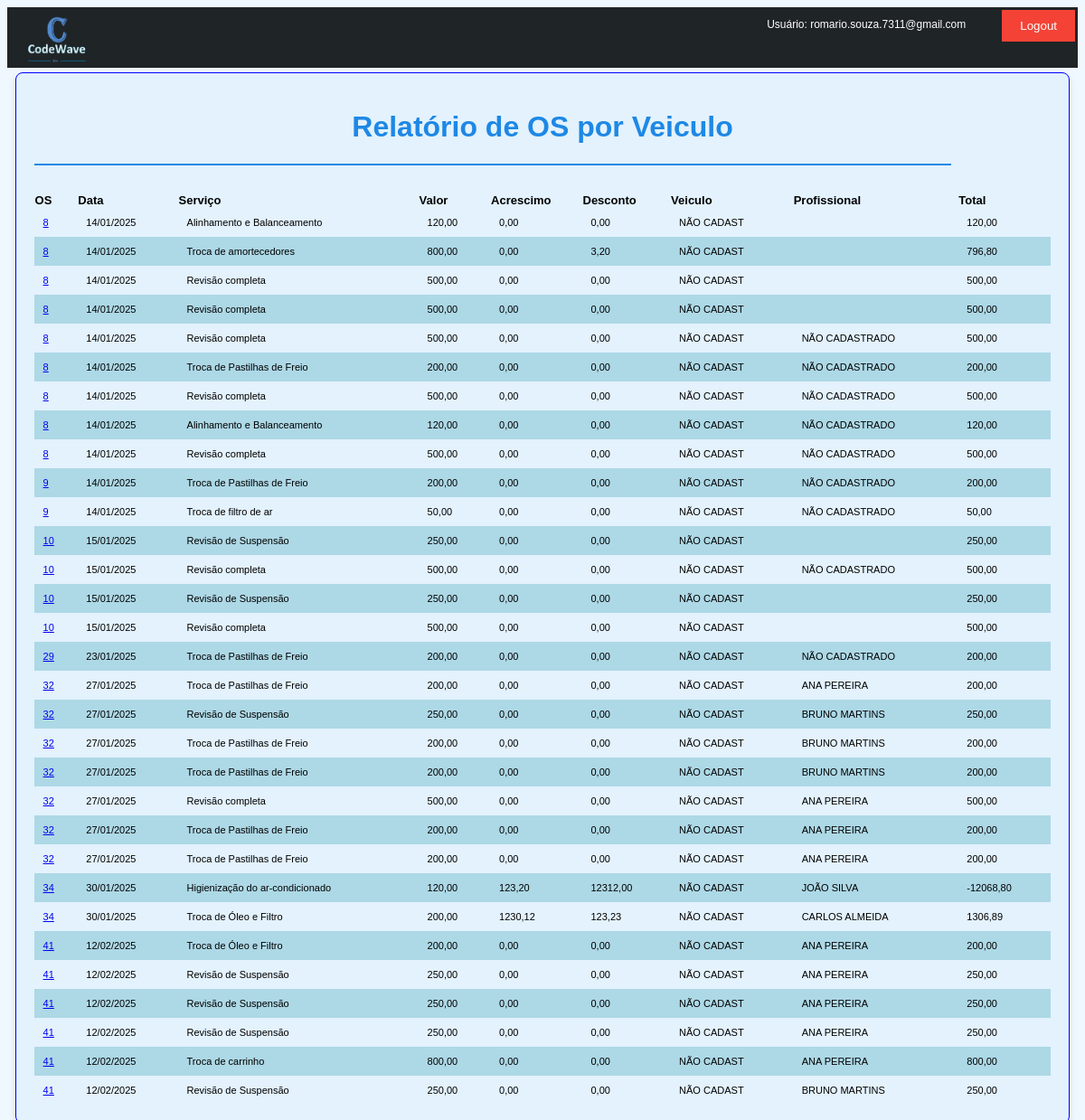
The app's page /servicos_por_veiculo/NÃO CADAST (signed in) with its own data.
### loja/models.py (models this page shows, shortened)
class OS(models.Model):
    os = models.DecimalField(max_digits=100, decimal_places=0, default=0)
    data_cadastro = models.DateTimeField(default=datetime.now)
    servico = models.ForeignKey(TipoServicos, null=True, blank=True, on_delete=models.SET_NULL)
    valor_no_momento = models.DecimalField(max_digits=10, decimal_places=2, default=0)
    acrescimo = models.DecimalField(max_digits=10, decimal_places=2, default=0)
    desconto = models.DecimalField(max_digits=10, decimal_places=2, default=0)
    veiculo = models.ForeignKey(Veiculos, null=True, blank=True, on_delete=models.SET_NULL)
    profissional = models.ForeignKey(Profissional, null=True, blank=True, on_delete=models.SET_NULL)
    total = models.DecimalField(max_digits=10, decimal_places=2, default=0)
    status = models.BooleanField(default=False)
    obs = models.CharField(null=True, blank=True, max_length=20)

class TipoServicos(models.Model):
    nome = models.CharField(max_length=200)
    valor = models.DecimalField(max_digits=10, decimal_places=2, default=0)

class Veiculos(models.Model):
    cliente = models.ForeignKey(Cliente, null=True, blank=True, on_delete=models.SET_NULL)
    marca = models.ForeignKey(Marca, null=True, blank=True, on_delete=models.SET_NULL)
    ano = models.CharField(max_length=20)
    motor = models.ForeignKey(Motor, null=True, blank=True, on_delete=models.SET_NULL)
    combustivel = models.CharField(max_length=20, null=False, blank=False)
    transmissao = models.CharField(max_length=20, null=False, blank=False)
    placa = models.CharField(max_length=10, null=False, blank=False)
    data_cadastro = models.DateField(default=date.today)

class Profissional(models.Model):
    nome = models.CharField(max_length=30)
    cpf = models.CharField(max_length=14, unique=True)
    cargo = models.ForeignKey(Cargo, null=True, blank=True, on_delete=models.SET_NULL)
    salario = models.DecimalField(default=0, max_digits=10,  decimal_places=2)
    telefone = models.CharField(max_length=16)
    whatsapp = models.CharField(max_length=16)
    email = models.EmailField(null=True, blank=True)
    obs = models.CharField(max_length=300, null=True, blank=True)
    data_cadastro = models.DateField(default=date.today)
    ativo = models.BooleanField(default=True)
    vt_diario = models.DecimalField(default=0, max_digits=10, decimal_places=2)

### loja/views.py (the view)
# urls.py: path('servicos_por_veiculo/<str:placa>', servicos_por_veiculo, name='servicos_por_veiculo'),
@login_required(login_url='/')
def servicos_por_veiculo(request, placa):
    nome_usuario = request.user.username
    veiculo = Veiculos.objects.get(placa=placa)
    os = OS.objects.filter(veiculo=veiculo)
    return render(request, 'servicos_por_veiculo.html', {'os': os, 'nome_usuario':nome_usuario})

### loja/templates/servicos_por_veiculo.html
{% extends 'base.html' %} {% load static %} {% block body %}
<div class="form_fornecedor form_fornecedor_relatorio">
  <h1>Relatório de OS por Veiculo</h1>
  <hr style="width: 90%; background-color: black; margin: 0 0 30px 0;">
  <table>
    <thead>
        <tr>
            <th class="cabec_rel_prod">OS</th>
            <th class="cabec_rel_prod">Data</th>
            <th class="cabec_rel_prod">Serviço</th>
            <th class="cabec_rel_prod">Valor</th>
            <th class="cabec_rel_prod">Acrescimo</th>
            <th class="cabec_rel_prod">Desconto</th>
            <th class="cabec_rel_prod">Veiculo</th>
            <th class="cabec_rel_prod">Profissional</th>
            <th class="cabec_rel_prod">Total</th>
        </tr>
    </thead>
    <tbody>
        {% if os %}
            {% for item in os %}
            <tr>
                {% load static %}
                <td class="font_rel_est">
                    <a href="{% static 'imagens/os/os_'%}{{item.os}}.pdf" target="_blank">
                        {{item.os}}
                    </a>
                </td>
                <td class="font_rel_est">{{ item.data_cadastro|date:"d/m/Y" }}</td>
                <td class="font_rel_est">{{ item.servico.nome }}</td>
                <td class="font_rel_est">{{ item.valor_no_momento }}</td>
                <td class="font_rel_est">{{ item.acrescimo }}</td>
                <td class="font_rel_est">{{ item.desconto }}</td>
                <td class="font_rel_est">{{ item.veiculo.placa }}</td>
                <td class="font_rel_est">{{ item.profissional.nome }}</td>
                <td class="font_rel_est">{{ item.total }}</td>
            </tr>
            {% endfor %}
        {% else %}
            <tr>
                <td colspan="8" class="font_rel_est" style="text-align: center; font-weight: bold;">
                    Cliente sem nenhum serviço cadastrado
                </td>
            </tr>
        {% endif %}
    </tbody>
  </table>
</div>
{% endblock %}

### loja/templates/base.html (shortened to what this page needs)
{% load static %}
<!DOCTYPE html>
<html lang="pt-br">
  <head>
    <link rel="stylesheet" type="text/css" href="{% static 'css/main.css' %}" />
  </head>
  <body>
    <div class="espaco_logo">
      <a class="imagem_logo" href="{% url 'menu' %}">
        <img src="{% static 'imagens/logo.jpeg' %}" alt="Logo" width="70px" />
      </a>
      <p class="nome_do_usuario">Usuário: {{ nome_usuario }}</p>
      <form method="POST" action="{% url 'logout' %}">
        <button class="btn-logout" type="submit">Logout</button>
      </form>
    </div>
    {% block body %} {% endblock %}
  </body>
</html>

### static/css/main.css (style rules this page uses)
.cabec_rel_prod { font-family: Arial, sans-serif; font-size: 13px; }
.font_rel_est { font-weight: normal; font-family: Arial, sans-serif; font-size: 11px; }
tbody td { font-weight: normal; font-family: Arial, sans-serif; font-size: 14px; }
table { width: 100%; border-collapse: collapse; }
th, td { text-align: left; }
tr:nth-child(even) { background-color: #add8e6; }
body { font-family: Arial, sans-serif; background-color: #f0f8ff; }
.form_fornecedor { width: 50%; margin: auto; border: 1px solid blue; background-color: #e3f2fd; border-radius: 8px; padding: 20px; box-shadow: 0px 4px 8px rgba(0, 0, 0, 0.1); }
h1 { text-align: center; color: #1e88e5; }
hr { border: 1px solid #1e88e5; }
td { padding: 10px; }
.espaco_logo { display: flex; background-color: rgba(1, 5, 8, 0.871); width: 100%; margin: 0 0 5px 0; }
.imagem_logo { margin: 0 0 0 20px; }
.nome_do_usuario { color: #ffffff; margin-left: auto; padding: 0 40px 0 0; font-size: 12px; }
.btn-logout { background-color: #f44336; color: white; border: none; padding: 10px 20px; cursor: pointer; margin: 3px 3px 0 0; }
.form_fornecedor_relatorio { width: 95%; }

### records on screen
OS: os "8", data_cadastro "14/01/2025", servico.nome "Alinhamento e Balanceamento", valor_no_momento "120,00", acrescimo "0,00", desconto "0,00", veiculo.placa "NÃO CADAST", total "120,00"
OS: os "8", data_cadastro "14/01/2025", servico.nome "Troca de amortecedores", valor_no_momento "800,00", acrescimo "0,00", desconto "3,20", veiculo.placa "NÃO CADAST", total "796,80"
OS: os "8", data_cadastro "14/01/2025", servico.nome "Revisão completa", valor_no_momento "500,00", acrescimo "0,00", desconto "0,00", veiculo.placa "NÃO CADAST", total "500,00"
OS: os "8", data_cadastro "14/01/2025", servico.nome "Revisão completa", valor_no_momento "500,00", acrescimo "0,00", desconto "0,00", veiculo.placa "NÃO CADAST", total "500,00"
OS: os "8", data_cadastro "14/01/2025", servico.nome "Revisão completa", valor_no_momento "500,00", acrescimo "0,00", desconto "0,00", veiculo.placa "NÃO CADAST", profissional.nome "NÃO CADASTRADO", total "500,00"
OS: os "8", data_cadastro "14/01/2025", servico.nome "Troca de Pastilhas de Freio", valor_no_momento "200,00", acrescimo "0,00", desconto "0,00", veiculo.placa "NÃO CADAST", profissional.nome "NÃO CADASTRADO", total "200,00"
OS: os "8", data_cadastro "14/01/2025", servico.nome "Revisão completa", valor_no_momento "500,00", acrescimo "0,00", desconto "0,00", veiculo.placa "NÃO CADAST", profissional.nome "NÃO CADASTRADO", total "500,00"
OS: os "8", data_cadastro "14/01/2025", servico.nome "Alinhamento e Balanceamento", valor_no_momento "120,00", acrescimo "0,00", desconto "0,00", veiculo.placa "NÃO CADAST", profissional.nome "NÃO CADASTRADO", total "120,00"
OS: os "8", data_cadastro "14/01/2025", servico.nome "Revisão completa", valor_no_momento "500,00", acrescimo "0,00", desconto "0,00", veiculo.placa "NÃO CADAST", profissional.nome "NÃO CADASTRADO", total "500,00"
OS: os "9", data_cadastro "14/01/2025", servico.nome "Troca de Pastilhas de Freio", valor_no_momento "200,00", acrescimo "0,00", desconto "0,00", veiculo.placa "NÃO CADAST", profissional.nome "NÃO CADASTRADO", total "200,00"
OS: os "9", data_cadastro "14/01/2025", servico.nome "Troca de filtro de ar", valor_no_momento "50,00", acrescimo "0,00", desconto "0,00", veiculo.placa "NÃO CADAST", profissional.nome "NÃO CADASTRADO", total "50,00"
OS: os "10", data_cadastro "15/01/2025", servico.nome "Revisão de Suspensão", valor_no_momento "250,00", acrescimo "0,00", desconto "0,00", veiculo.placa "NÃO CADAST", total "250,00"
OS: os "10", data_cadastro "15/01/2025", servico.nome "Revisão completa", valor_no_momento "500,00", acrescimo "0,00", desconto "0,00", veiculo.placa "NÃO CADAST", profissional.nome "NÃO CADASTRADO", total "500,00"
OS: os "10", data_cadastro "15/01/2025", servico.nome "Revisão de Suspensão", valor_no_momento "250,00", acrescimo "0,00", desconto "0,00", veiculo.placa "NÃO CADAST", total "250,00"
OS: os "10", data_cadastro "15/01/2025", servico.nome "Revisão completa", valor_no_momento "500,00", acrescimo "0,00", desconto "0,00", veiculo.placa "NÃO CADAST", total "500,00"
OS: os "29", data_cadastro "23/01/2025", servico.nome "Troca de Pastilhas de Freio", valor_no_momento "200,00", acrescimo "0,00", desconto "0,00", veiculo.placa "NÃO CADAST", profissional.nome "NÃO CADASTRADO", total "200,00"
OS: os "32", data_cadastro "27/01/2025", servico.nome "Troca de Pastilhas de Freio", valor_no_momento "200,00", acrescimo "0,00", desconto "0,00", veiculo.placa "NÃO CADAST", profissional.nome "ANA PEREIRA", total "200,00"
OS: os "32", data_cadastro "27/01/2025", servico.nome "Revisão de Suspensão", valor_no_momento "250,00", acrescimo "0,00", desconto "0,00", veiculo.placa "NÃO CADAST", profissional.nome "BRUNO MARTINS", total "250,00"
OS: os "32", data_cadastro "27/01/2025", servico.nome "Troca de Pastilhas de Freio", valor_no_momento "200,00", acrescimo "0,00", desconto "0,00", veiculo.placa "NÃO CADAST", profissional.nome "BRUNO MARTINS", total "200,00"
OS: os "32", data_cadastro "27/01/2025", servico.nome "Troca de Pastilhas de Freio", valor_no_momento "200,00", acrescimo "0,00", desconto "0,00", veiculo.placa "NÃO CADAST", profissional.nome "BRUNO MARTINS", total "200,00"
OS: os "32", data_cadastro "27/01/2025", servico.nome "Revisão completa", valor_no_momento "500,00", acrescimo "0,00", desconto "0,00", veiculo.placa "NÃO CADAST", profissional.nome "ANA PEREIRA", total "500,00"
OS: os "32", data_cadastro "27/01/2025", servico.nome "Troca de Pastilhas de Freio", valor_no_momento "200,00", acrescimo "0,00", desconto "0,00", veiculo.placa "NÃO CADAST", profissional.nome "ANA PEREIRA", total "200,00"
OS: os "32", data_cadastro "27/01/2025", servico.nome "Troca de Pastilhas de Freio", valor_no_momento "200,00", acrescimo "0,00", desconto "0,00", veiculo.placa "NÃO CADAST", profissional.nome "ANA PEREIRA", total "200,00"
OS: os "34", data_cadastro "30/01/2025", servico.nome "Higienização do ar-condicionado", valor_no_momento "120,00", acrescimo "123,20", desconto "12312,00", veiculo.placa "NÃO CADAST", profissional.nome "JOÃO SILVA", total "-12068,80"
OS: os "34", data_cadastro "30/01/2025", servico.nome "Troca de Óleo e Filtro", valor_no_momento "200,00", acrescimo "1230,12", desconto "123,23", veiculo.placa "NÃO CADAST", profissional.nome "CARLOS ALMEIDA", total "1306,89"
OS: os "41", data_cadastro "12/02/2025", servico.nome "Troca de Óleo e Filtro", valor_no_momento "200,00", acrescimo "0,00", desconto "0,00", veiculo.placa "NÃO CADAST", profissional.nome "ANA PEREIRA", total "200,00"
OS: os "41", data_cadastro "12/02/2025", servico.nome "Revisão de Suspensão", valor_no_momento "250,00", acrescimo "0,00", desconto "0,00", veiculo.placa "NÃO CADAST", profissional.nome "ANA PEREIRA", total "250,00"
OS: os "41", data_cadastro "12/02/2025", servico.nome "Revisão de Suspensão", valor_no_momento "250,00", acrescimo "0,00", desconto "0,00", veiculo.placa "NÃO CADAST", profissional.nome "ANA PEREIRA", total "250,00"
OS: os "41", data_cadastro "12/02/2025", servico.nome "Revisão de Suspensão", valor_no_momento "250,00", acrescimo "0,00", desconto "0,00", veiculo.placa "NÃO CADAST", profissional.nome "ANA PEREIRA", total "250,00"
OS: os "41", data_cadastro "12/02/2025", servico.nome "Troca de carrinho", valor_no_momento "800,00", acrescimo "0,00", desconto "0,00", veiculo.placa "NÃO CADAST", profissional.nome "ANA PEREIRA", total "800,00"
OS: os "41", data_cadastro "12/02/2025", servico.nome "Revisão de Suspensão", valor_no_momento "250,00", acrescimo "0,00", desconto "0,00", veiculo.placa "NÃO CADAST", profissional.nome "BRUNO MARTINS", total "250,00"

### other values on screen
{{ nome_usuario }} "romario.souza.7311@gmail.com"
